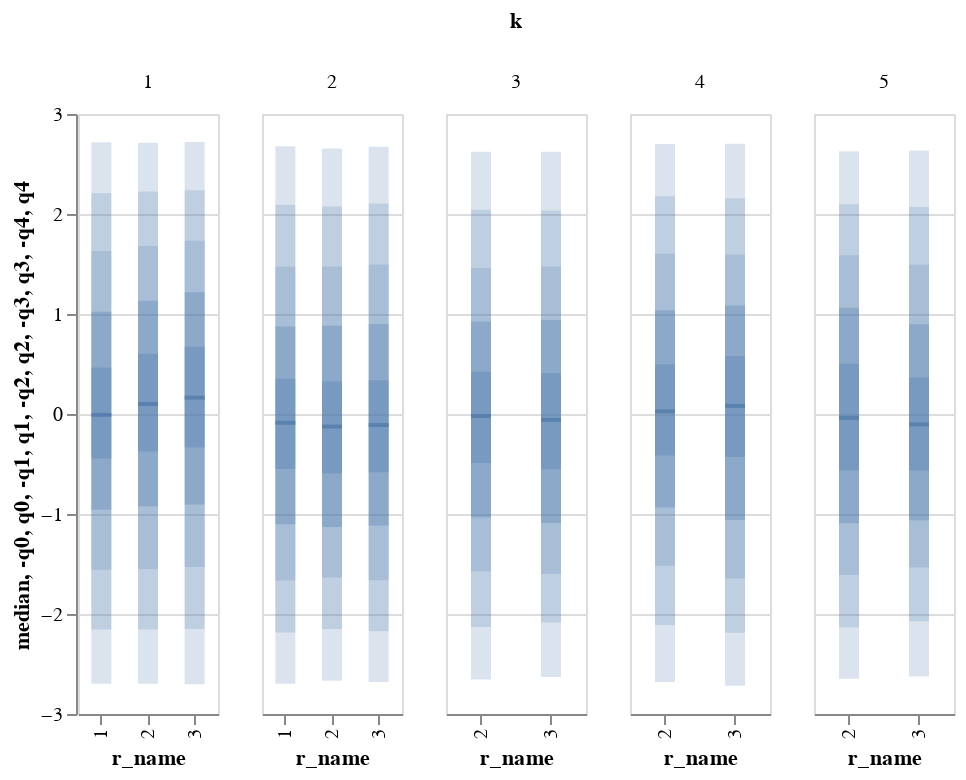

Source (notebook cell):
### Code cell
base.plot_weights_dist(weights, complex='angle')

### Figure 1 — Vega-Lite specification as saved in the notebook (floating-point values rounded to 4 significant figures)
{"config": {"view": {"continuousWidth": 400, "continuousHeight": 300}}, "data": {"name": "data-a505e6ba32eb4d0c39df6efc6e72f258"}, "facet": {"column": {"type": "quantitative", "field": "k"}}, "spec": {"layer": [{"mark": {"type": "tick", "thickness": 2, "width": 10, "xOffset": 0}, "encoding": {"x": {"type": "nominal", "field": "r_name"}, "y": {"type": "quantitative", "field": "median"}}, "selection": {"selector002": {"type": "interval", "bind": "scales", "encodings": ["y"]}}, "width": 70}, {"mark": {"type": "bar", "opacity": 0.2, "width": 10, "xOffset": 0}, "encoding": {"x": {"type": "nominal", "field": "r_name"}, "y": {"type": "quantitative", "field": "-q0"}, "y2": {"field": "q0"}}, "width": 70}, {"mark": {"type": "bar", "opacity": 0.2, "width": 10, "xOffset": 0}, "encoding": {"x": {"type": "nominal", "field": "r_name"}, "y": {"type": "quantitative", "field": "-q1"}, "y2": {"field": "q1"}}, "width": 70}, {"mark": {"type": "bar", "opacity": 0.2, "width": 10, "xOffset": 0}, "encoding": {"x": {"type": "nominal", "field": "r_name"}, "y": {"type": "quantitative", "field": "-q2"}, "y2": {"field": "q2"}}, "width": 70}, {"mark": {"type": "bar", "opacity": 0.3, "width": 10, "xOffset": 0}, "encoding": {"x": {"type": "nominal", "field": "r_name"}, "y": {"type": "quantitative", "field": "-q3"}, "y2": {"field": "q3"}}, "width": 70}, {"mark": {"type": "bar", "opacity": 0.3, "width": 10, "xOffset": 0}, "encoding": {"x": {"type": "nominal", "field": "r_name"}, "y": {"type": "quantitative", "field": "-q4"}, "y2": {"field": "q4"}}, "width": 70}]}, "resolve": {"scale": {"x": "independent"}}, "$schema": "https://vega.github.io/schema/vega-lite/v4.8.1.json", "datasets": {"data-a505e6ba32eb4d0c39df6efc6e72f258": [{"r_name": 1, "k": 1, "r": 1, "name": "k=1 r=1", "median": -0.008511, "q0": 2.718, "-q0": -2.699, "q1": 2.207, "-q1": -2.156, "q2": 1.631, "-q2": -1.559, "q3": 1.023, "-q3": -0.9576, "q4": 0.4652, "-q4": -0.4439}, {"r_name": 2, "k": 1, "r": 2, "name": "k=1 r=2", "median": 0.09946, "q0": 2.714, "-q0": -2.699, "q1": 2.224, "-q1": -2.155, "q2": 1.68, "-q2": -1.551, "q3": 1.132, "-q3": -0.9232, "q4": 0.6025, "-q4": -0.3745}, {"r_name": 3, "k": 1, "r": 3, "name": "k=1 r=3", "median": 0.1635, "q0": 2.72, "-q0": -2.703, "q1": 2.238, "-q1": -2.15, "q2": 1.732, "-q2": -1.53, "q3": 1.217, "-q3": -0.9062, "q4": 0.6715, "-q4": -0.3358}, {"r_name": 1, "k": 2, "r": 1, "name": "k=2 r=1", "median": -0.08745, "q0": 2.677, "-q0": -2.697, "q1": 2.092, "-q1": -2.186, "q2": 1.474, "-q2": -1.664, "q3": 0.8756, "-q3": -1.103, "q4": 0.3526, "-q4": -0.5492}, {"r_name": 2, "k": 2, "r": 2, "name": "k=2 r=2", "median": -0.1254, "q0": 2.656, "-q0": -2.667, "q1": 2.074, "-q1": -2.149, "q2": 1.474, "-q2": -1.634, "q3": 0.8829, "-q3": -1.131, "q4": 0.3263, "-q4": -0.5939}, {"r_name": 3, "k": 2, "r": 3, "name": "k=2 r=3", "median": -0.1103, "q0": 2.673, "-q0": -2.681, "q1": 2.105, "-q1": -2.173, "q2": 1.496, "-q2": -1.662, "q3": 0.8994, "-q3": -1.114, "q4": 0.3383, "-q4": -0.5828}, {"r_name": 2, "k": 3, "r": 2, "name": "k=3 r=2", "median": -0.02002, "q0": 2.623, "-q0": -2.655, "q1": 2.042, "-q1": -2.13, "q2": 1.459, "-q2": -1.573, "q3": 0.9239, "-q3": -1.035, "q4": 0.4216, "-q4": -0.4895}, {"r_name": 3, "k": 3, "r": 3, "name": "k=3 r=3", "median": -0.0581, "q0": 2.623, "-q0": -2.63, "q1": 2.035, "-q1": -2.085, "q2": 1.475, "-q2": -1.601, "q3": 0.9389, "-q3": -1.091, "q4": 0.4109, "-q4": -0.5534}, {"r_name": 2, "k": 4, "r": 2, "name": "k=4 r=2", "median": 0.02642, "q0": 2.7, "-q0": -2.681, "q1": 2.179, "-q1": -2.111, "q2": 1.602, "-q2": -1.518, "q3": 1.037, "-q3": -0.9342, "q4": 0.4984, "-q4": -0.4147}, {"r_name": 3, "k": 4, "r": 3, "name": "k=4 r=3", "median": 0.08175, "q0": 2.704, "-q0": -2.717, "q1": 2.157, "-q1": -2.188, "q2": 1.596, "-q2": -1.646, "q3": 1.085, "-q3": -1.06, "q4": 0.5804, "-q4": -0.4292}, {"r_name": 2, "k": 5, "r": 2, "name": "k=5 r=2", "median": -0.03854, "q0": 2.628, "-q0": -2.648, "q1": 2.096, "-q1": -2.136, "q2": 1.587, "-q2": -1.609, "q3": 1.063, "-q3": -1.093, "q4": 0.5015, "-q4": -0.5646}, {"r_name": 3, "k": 5, "r": 3, "name": "k=5 r=3", "median": -0.1037, "q0": 2.635, "-q0": -2.624, "q1": 2.071, "-q1": -2.072, "q2": 1.493, "-q2": -1.535, "q3": 0.8973, "-q3": -1.062, "q4": 0.3667, "-q4": -0.5664}]}}
